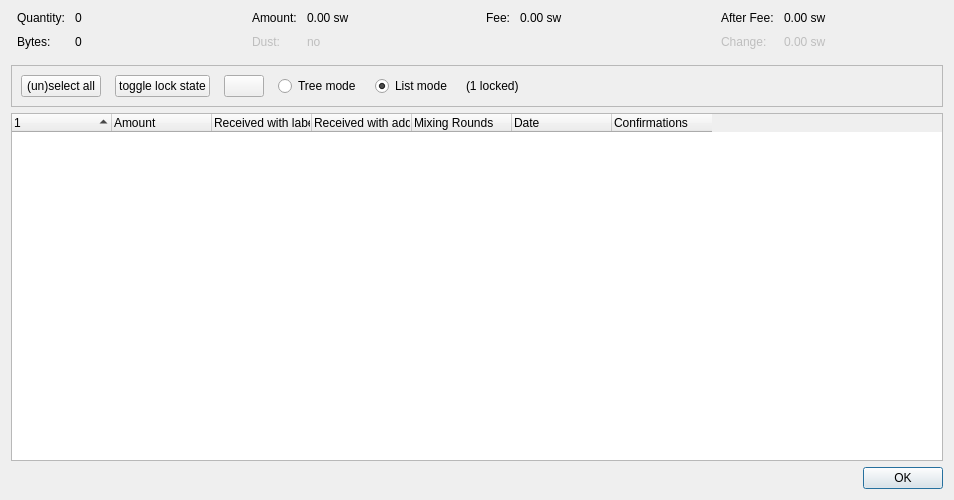
<?xml version="1.0" encoding="UTF-8"?>
<ui version="4.0">
 <class>CoinControlDialog</class>
 <widget class="QDialog" name="CoinControlDialog">
  <property name="geometry">
   <rect>
    <x>0</x>
    <y>0</y>
    <width>954</width>
    <height>500</height>
   </rect>
  </property>
  <property name="windowTitle">
   <string>Coin Selection</string>
  </property>
  <layout class="QVBoxLayout" name="verticalLayout">
   <item>
    <layout class="QHBoxLayout" name="horizontalLayoutTop" stretch="0,0,0,0">
     <property name="topMargin">
      <number>0</number>
     </property>
     <property name="bottomMargin">
      <number>10</number>
     </property>
     <item>
      <layout class="QFormLayout" name="formLayoutCoinControl1">
       <property name="horizontalSpacing">
        <number>10</number>
       </property>
       <property name="verticalSpacing">
        <number>10</number>
       </property>
       <property name="leftMargin">
        <number>6</number>
       </property>
       <property name="rightMargin">
        <number>6</number>
       </property>
       <item row="0" column="0">
        <widget class="QLabel" name="labelCoinControlQuantityText">
         <property name="text">
          <string>Quantity:</string>
         </property>
        </widget>
       </item>
       <item row="0" column="1">
        <widget class="QLabel" name="labelCoinControlQuantity">
         <property name="cursor">
          <cursorShape>IBeamCursor</cursorShape>
         </property>
         <property name="contextMenuPolicy">
          <enum>Qt::ActionsContextMenu</enum>
         </property>
         <property name="text">
          <string notr="true">0</string>
         </property>
         <property name="textInteractionFlags">
          <set>Qt::LinksAccessibleByMouse|Qt::TextSelectableByKeyboard|Qt::TextSelectableByMouse</set>
         </property>
        </widget>
       </item>
       <item row="1" column="0">
        <widget class="QLabel" name="labelCoinControlBytesText">
         <property name="text">
          <string>Bytes:</string>
         </property>
        </widget>
       </item>
       <item row="1" column="1">
        <widget class="QLabel" name="labelCoinControlBytes">
         <property name="cursor">
          <cursorShape>IBeamCursor</cursorShape>
         </property>
         <property name="contextMenuPolicy">
          <enum>Qt::ActionsContextMenu</enum>
         </property>
         <property name="text">
          <string notr="true">0</string>
         </property>
         <property name="textInteractionFlags">
          <set>Qt::LinksAccessibleByMouse|Qt::TextSelectableByKeyboard|Qt::TextSelectableByMouse</set>
         </property>
        </widget>
       </item>
      </layout>
     </item>
     <item>
      <layout class="QFormLayout" name="formLayoutCoinControl2">
       <property name="horizontalSpacing">
        <number>10</number>
       </property>
       <property name="verticalSpacing">
        <number>10</number>
       </property>
       <property name="leftMargin">
        <number>6</number>
       </property>
       <property name="rightMargin">
        <number>6</number>
       </property>
       <item row="0" column="0">
        <widget class="QLabel" name="labelCoinControlAmountText">
         <property name="text">
          <string>Amount:</string>
         </property>
        </widget>
       </item>
       <item row="0" column="1">
        <widget class="QLabel" name="labelCoinControlAmount">
         <property name="cursor">
          <cursorShape>IBeamCursor</cursorShape>
         </property>
         <property name="contextMenuPolicy">
          <enum>Qt::ActionsContextMenu</enum>
         </property>
         <property name="text">
          <string notr="true">0.00 sw</string>
         </property>
         <property name="textInteractionFlags">
          <set>Qt::LinksAccessibleByMouse|Qt::TextSelectableByKeyboard|Qt::TextSelectableByMouse</set>
         </property>
        </widget>
       </item>
       <item row="1" column="0">
        <widget class="QLabel" name="labelCoinControlLowOutputText">
         <property name="enabled">
          <bool>false</bool>
         </property>
         <property name="text">
          <string>Dust:</string>
         </property>
        </widget>
       </item>
       <item row="1" column="1">
        <widget class="QLabel" name="labelCoinControlLowOutput">
         <property name="enabled">
          <bool>false</bool>
         </property>
         <property name="cursor">
          <cursorShape>IBeamCursor</cursorShape>
         </property>
         <property name="contextMenuPolicy">
          <enum>Qt::ActionsContextMenu</enum>
         </property>
         <property name="text">
          <string notr="true">no</string>
         </property>
         <property name="textInteractionFlags">
          <set>Qt::LinksAccessibleByMouse|Qt::TextSelectableByKeyboard|Qt::TextSelectableByMouse</set>
         </property>
        </widget>
       </item>
      </layout>
     </item>
     <item>
      <layout class="QFormLayout" name="formLayoutCoinControl3">
       <property name="horizontalSpacing">
        <number>10</number>
       </property>
       <property name="verticalSpacing">
        <number>10</number>
       </property>
       <property name="leftMargin">
        <number>6</number>
       </property>
       <property name="rightMargin">
        <number>6</number>
       </property>
       <item row="0" column="0">
        <widget class="QLabel" name="labelCoinControlFeeText">
         <property name="text">
          <string>Fee:</string>
         </property>
        </widget>
       </item>
       <item row="0" column="1">
        <widget class="QLabel" name="labelCoinControlFee">
         <property name="cursor">
          <cursorShape>IBeamCursor</cursorShape>
         </property>
         <property name="contextMenuPolicy">
          <enum>Qt::ActionsContextMenu</enum>
         </property>
         <property name="text">
          <string notr="true">0.00 sw</string>
         </property>
         <property name="textInteractionFlags">
          <set>Qt::LinksAccessibleByMouse|Qt::TextSelectableByKeyboard|Qt::TextSelectableByMouse</set>
         </property>
        </widget>
       </item>
      </layout>
     </item>
     <item>
      <layout class="QFormLayout" name="formLayoutCoinControl4">
       <property name="horizontalSpacing">
        <number>10</number>
       </property>
       <property name="verticalSpacing">
        <number>10</number>
       </property>
       <property name="leftMargin">
        <number>6</number>
       </property>
       <property name="rightMargin">
        <number>6</number>
       </property>
       <item row="0" column="0">
        <widget class="QLabel" name="labelCoinControlAfterFeeText">
         <property name="text">
          <string>After Fee:</string>
         </property>
        </widget>
       </item>
       <item row="0" column="1">
        <widget class="QLabel" name="labelCoinControlAfterFee">
         <property name="cursor">
          <cursorShape>IBeamCursor</cursorShape>
         </property>
         <property name="contextMenuPolicy">
          <enum>Qt::ActionsContextMenu</enum>
         </property>
         <property name="text">
          <string notr="true">0.00 sw</string>
         </property>
         <property name="textInteractionFlags">
          <set>Qt::LinksAccessibleByMouse|Qt::TextSelectableByKeyboard|Qt::TextSelectableByMouse</set>
         </property>
        </widget>
       </item>
       <item row="1" column="0">
        <widget class="QLabel" name="labelCoinControlChangeText">
         <property name="enabled">
          <bool>false</bool>
         </property>
         <property name="text">
          <string>Change:</string>
         </property>
        </widget>
       </item>
       <item row="1" column="1">
        <widget class="QLabel" name="labelCoinControlChange">
         <property name="enabled">
          <bool>false</bool>
         </property>
         <property name="cursor">
          <cursorShape>IBeamCursor</cursorShape>
         </property>
         <property name="contextMenuPolicy">
          <enum>Qt::ActionsContextMenu</enum>
         </property>
         <property name="text">
          <string notr="true">0.00 sw</string>
         </property>
         <property name="textInteractionFlags">
          <set>Qt::LinksAccessibleByMouse|Qt::TextSelectableByKeyboard|Qt::TextSelectableByMouse</set>
         </property>
        </widget>
       </item>
      </layout>
     </item>
    </layout>
   </item>
   <item>
    <widget class="QFrame" name="frame">
     <property name="minimumSize">
      <size>
       <width>0</width>
       <height>40</height>
      </size>
     </property>
     <property name="frameShape">
      <enum>QFrame::StyledPanel</enum>
     </property>
     <property name="frameShadow">
      <enum>QFrame::Sunken</enum>
     </property>
     <layout class="QHBoxLayout" name="horizontalLayout">
      <item>
       <layout class="QHBoxLayout" name="horizontalLayoutPanel" stretch="0,0,0,0,0,0,0">
        <property name="spacing">
         <number>14</number>
        </property>
        <item>
         <widget class="QPushButton" name="pushButtonSelectAll">
          <property name="sizePolicy">
           <sizepolicy hsizetype="Maximum" vsizetype="Fixed">
            <horstretch>0</horstretch>
            <verstretch>0</verstretch>
           </sizepolicy>
          </property>
          <property name="text">
           <string>(un)select all</string>
          </property>
          <property name="autoDefault">
           <bool>false</bool>
          </property>
         </widget>
        </item>
        <item>
         <widget class="QPushButton" name="pushButtonToggleLock">
          <property name="sizePolicy">
           <sizepolicy hsizetype="Maximum" vsizetype="Fixed">
            <horstretch>0</horstretch>
            <verstretch>0</verstretch>
           </sizepolicy>
          </property>
          <property name="text">
           <string>toggle lock state</string>
          </property>
          <property name="autoDefault">
           <bool>false</bool>
          </property>
         </widget>
        </item>
        <item>
         <widget class="QPushButton" name="hideButton">
          <property name="sizePolicy">
           <sizepolicy hsizetype="Maximum" vsizetype="Fixed">
            <horstretch>0</horstretch>
            <verstretch>0</verstretch>
           </sizepolicy>
          </property>
          <property name="text">
           <string/>
          </property>
          <property name="autoDefault">
           <bool>false</bool>
          </property>
         </widget>
        </item>
        <item>
         <widget class="QRadioButton" name="radioTreeMode">
          <property name="sizePolicy">
           <sizepolicy hsizetype="Maximum" vsizetype="Fixed">
            <horstretch>0</horstretch>
            <verstretch>0</verstretch>
           </sizepolicy>
          </property>
          <property name="text">
           <string>Tree mode</string>
          </property>
         </widget>
        </item>
        <item>
         <widget class="QRadioButton" name="radioListMode">
          <property name="sizePolicy">
           <sizepolicy hsizetype="Maximum" vsizetype="Fixed">
            <horstretch>0</horstretch>
            <verstretch>0</verstretch>
           </sizepolicy>
          </property>
          <property name="text">
           <string>List mode</string>
          </property>
          <property name="checked">
           <bool>true</bool>
          </property>
         </widget>
        </item>
        <item>
         <widget class="QLabel" name="labelLocked">
          <property name="text">
           <string>(1 locked)</string>
          </property>
         </widget>
        </item>
        <item>
         <spacer name="horizontalSpacer">
          <property name="orientation">
           <enum>Qt::Horizontal</enum>
          </property>
          <property name="sizeHint" stdset="0">
           <size>
            <width>40</width>
            <height>20</height>
           </size>
          </property>
         </spacer>
        </item>
       </layout>
      </item>
     </layout>
    </widget>
   </item>
   <item>
    <widget class="CoinControlTreeWidget" name="treeWidget">
     <property name="contextMenuPolicy">
      <enum>Qt::CustomContextMenu</enum>
     </property>
     <property name="sortingEnabled">
      <bool>false</bool>
     </property>
     <property name="columnCount">
      <number>7</number>
     </property>
     <attribute name="headerShowSortIndicator" stdset="0">
      <bool>true</bool>
     </attribute>
     <attribute name="headerStretchLastSection">
      <bool>false</bool>
     </attribute>
     <column>
      <property name="text">
       <string/>
      </property>
     </column>
     <column>
      <property name="text">
       <string>Amount</string>
      </property>
     </column>
     <column>
      <property name="text">
       <string>Received with label</string>
      </property>
     </column>
     <column>
      <property name="text">
       <string>Received with address</string>
      </property>
     </column>
     <column>
      <property name="text">
       <string>Mixing Rounds</string>
      </property>
     </column>
     <column>
      <property name="text">
       <string>Date</string>
      </property>
     </column>
     <column>
      <property name="text">
       <string>Confirmations</string>
      </property>
      <property name="toolTip">
       <string>Confirmed</string>
      </property>
     </column>
    </widget>
   </item>
   <item>
    <widget class="QDialogButtonBox" name="buttonBox">
     <property name="orientation">
      <enum>Qt::Horizontal</enum>
     </property>
     <property name="standardButtons">
      <set>QDialogButtonBox::Ok</set>
     </property>
    </widget>
   </item>
  </layout>
 </widget>
 <customwidgets>
  <customwidget>
   <class>CoinControlTreeWidget</class>
   <extends>QTreeWidget</extends>
   <header>qt/coincontroltreewidget.h</header>
  </customwidget>
 </customwidgets>
 <resources/>
 <connections/>
</ui>
